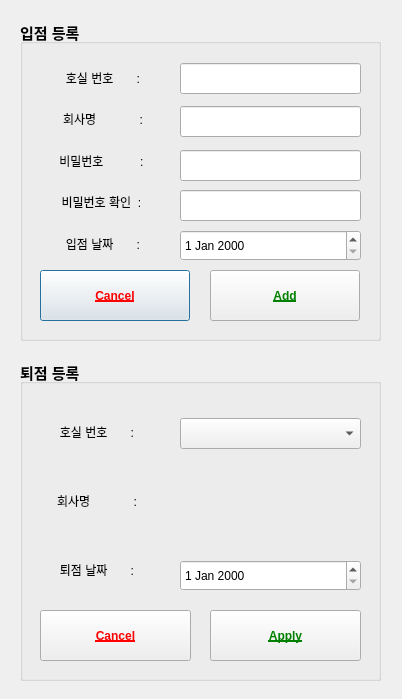
<?xml version="1.0" encoding="UTF-8"?>
<ui version="4.0">
 <class>Dialog</class>
 <widget class="QDialog" name="Dialog">
  <property name="geometry">
   <rect>
    <x>0</x>
    <y>0</y>
    <width>402</width>
    <height>699</height>
   </rect>
  </property>
  <property name="font">
   <font>
    <pointsize>11</pointsize>
    <weight>75</weight>
    <bold>true</bold>
   </font>
  </property>
  <property name="windowTitle">
   <string>Dialog</string>
  </property>
  <widget class="QGroupBox" name="groupBox">
   <property name="geometry">
    <rect>
     <x>20</x>
     <y>20</y>
     <width>361</width>
     <height>321</height>
    </rect>
   </property>
   <property name="styleSheet">
    <string notr="true">QPushButton { color: red;    font-weight: bold;}</string>
   </property>
   <property name="title">
    <string>입점 등록</string>
   </property>
   <property name="checkable">
    <bool>false</bool>
   </property>
   <widget class="QPushButton" name="cancel_bt">
    <property name="geometry">
     <rect>
      <x>20</x>
      <y>250</y>
      <width>150</width>
      <height>51</height>
     </rect>
    </property>
    <property name="font">
     <font>
      <weight>75</weight>
      <bold>true</bold>
      <underline>true</underline>
     </font>
    </property>
    <property name="styleSheet">
     <string notr="true">QLabel {
    color: red;
    font-weight: bold;
}</string>
    </property>
    <property name="text">
     <string>Cancel</string>
    </property>
   </widget>
   <widget class="QPushButton" name="addBtn">
    <property name="geometry">
     <rect>
      <x>190</x>
      <y>250</y>
      <width>150</width>
      <height>51</height>
     </rect>
    </property>
    <property name="font">
     <font>
      <weight>75</weight>
      <bold>true</bold>
      <underline>true</underline>
     </font>
    </property>
    <property name="styleSheet">
     <string notr="true">QPushButton {
    color: green;
    font-weight: bold;
}</string>
    </property>
    <property name="text">
     <string>Add</string>
    </property>
    <property name="checkable">
     <bool>false</bool>
    </property>
    <property name="checked">
     <bool>false</bool>
    </property>
    <property name="autoRepeat">
     <bool>false</bool>
    </property>
    <property name="autoExclusive">
     <bool>false</bool>
    </property>
   </widget>
   <widget class="QLineEdit" name="officeNum">
    <property name="geometry">
     <rect>
      <x>160</x>
      <y>43</y>
      <width>181</width>
      <height>31</height>
     </rect>
    </property>
   </widget>
   <widget class="QLineEdit" name="password">
    <property name="geometry">
     <rect>
      <x>160</x>
      <y>130</y>
      <width>181</width>
      <height>31</height>
     </rect>
    </property>
   </widget>
   <widget class="QWidget" name="layoutWidget">
    <property name="geometry">
     <rect>
      <x>20</x>
      <y>40</y>
      <width>126</width>
      <height>201</height>
     </rect>
    </property>
    <layout class="QVBoxLayout" name="verticalLayout">
     <item>
      <widget class="QLabel" name="label_5">
       <property name="text">
        <string>호실 번호       :</string>
       </property>
       <property name="alignment">
        <set>Qt::AlignCenter</set>
       </property>
      </widget>
     </item>
     <item>
      <widget class="QLabel" name="label_8">
       <property name="text">
        <string>회사명             :</string>
       </property>
       <property name="alignment">
        <set>Qt::AlignCenter</set>
       </property>
      </widget>
     </item>
     <item>
      <widget class="QLabel" name="label_6">
       <property name="text">
        <string>비밀번호           : </string>
       </property>
       <property name="alignment">
        <set>Qt::AlignCenter</set>
       </property>
      </widget>
     </item>
     <item>
      <widget class="QLabel" name="label_15">
       <property name="text">
        <string>비밀번호 확인  : </string>
       </property>
       <property name="alignment">
        <set>Qt::AlignCenter</set>
       </property>
      </widget>
     </item>
     <item>
      <widget class="QLabel" name="label_9">
       <property name="text">
        <string>입점 날짜       :</string>
       </property>
       <property name="alignment">
        <set>Qt::AlignCenter</set>
       </property>
      </widget>
     </item>
    </layout>
   </widget>
   <widget class="QDateEdit" name="openDate">
    <property name="geometry">
     <rect>
      <x>160</x>
      <y>210</y>
      <width>181</width>
      <height>31</height>
     </rect>
    </property>
   </widget>
   <widget class="QLineEdit" name="companyName">
    <property name="geometry">
     <rect>
      <x>160</x>
      <y>86</y>
      <width>181</width>
      <height>31</height>
     </rect>
    </property>
   </widget>
   <widget class="QLineEdit" name="passwordCheck">
    <property name="geometry">
     <rect>
      <x>160</x>
      <y>170</y>
      <width>181</width>
      <height>31</height>
     </rect>
    </property>
   </widget>
  </widget>
  <widget class="QGroupBox" name="groupBox_2">
   <property name="geometry">
    <rect>
     <x>20</x>
     <y>360</y>
     <width>361</width>
     <height>321</height>
    </rect>
   </property>
   <property name="font">
    <font>
     <pointsize>11</pointsize>
     <weight>75</weight>
     <bold>true</bold>
    </font>
   </property>
   <property name="styleSheet">
    <string notr="true">QPushButton { color: red;    font-weight: bold;}</string>
   </property>
   <property name="title">
    <string>퇴점 등록</string>
   </property>
   <property name="checkable">
    <bool>false</bool>
   </property>
   <widget class="QPushButton" name="cancel_bt_3">
    <property name="geometry">
     <rect>
      <x>20</x>
      <y>250</y>
      <width>151</width>
      <height>51</height>
     </rect>
    </property>
    <property name="font">
     <font>
      <weight>75</weight>
      <bold>true</bold>
      <underline>true</underline>
     </font>
    </property>
    <property name="styleSheet">
     <string notr="true">QLabel {
    color: red;
    font-weight: bold;
}</string>
    </property>
    <property name="text">
     <string>Cancel</string>
    </property>
   </widget>
   <widget class="QPushButton" name="applyBtn">
    <property name="geometry">
     <rect>
      <x>190</x>
      <y>250</y>
      <width>151</width>
      <height>51</height>
     </rect>
    </property>
    <property name="font">
     <font>
      <weight>75</weight>
      <bold>true</bold>
      <underline>true</underline>
     </font>
    </property>
    <property name="styleSheet">
     <string notr="true">QPushButton {
    color: green;
    font-weight: bold;
}</string>
    </property>
    <property name="text">
     <string>Apply</string>
    </property>
    <property name="checkable">
     <bool>false</bool>
    </property>
    <property name="checked">
     <bool>false</bool>
    </property>
    <property name="autoRepeat">
     <bool>false</bool>
    </property>
    <property name="autoExclusive">
     <bool>false</bool>
    </property>
   </widget>
   <widget class="QDateEdit" name="closeDate">
    <property name="geometry">
     <rect>
      <x>160</x>
      <y>200</y>
      <width>181</width>
      <height>31</height>
     </rect>
    </property>
   </widget>
   <widget class="QComboBox" name="officeNumCBX">
    <property name="geometry">
     <rect>
      <x>160</x>
      <y>58</y>
      <width>181</width>
      <height>31</height>
     </rect>
    </property>
   </widget>
   <widget class="QWidget" name="layoutWidget_3">
    <property name="geometry">
     <rect>
      <x>20</x>
      <y>40</y>
      <width>114</width>
      <height>201</height>
     </rect>
    </property>
    <layout class="QVBoxLayout" name="verticalLayout_3">
     <item>
      <widget class="QLabel" name="label_13">
       <property name="text">
        <string>호실 번호       :</string>
       </property>
       <property name="alignment">
        <set>Qt::AlignCenter</set>
       </property>
      </widget>
     </item>
     <item>
      <widget class="QLabel" name="label_14">
       <property name="text">
        <string>회사명             :</string>
       </property>
       <property name="alignment">
        <set>Qt::AlignCenter</set>
       </property>
      </widget>
     </item>
     <item>
      <widget class="QLabel" name="label_16">
       <property name="text">
        <string>퇴점 날짜       :</string>
       </property>
       <property name="alignment">
        <set>Qt::AlignCenter</set>
       </property>
      </widget>
     </item>
    </layout>
   </widget>
   <widget class="QLabel" name="companyLabel">
    <property name="geometry">
     <rect>
      <x>160</x>
      <y>130</y>
      <width>180</width>
      <height>31</height>
     </rect>
    </property>
    <property name="text">
     <string/>
    </property>
    <property name="alignment">
     <set>Qt::AlignRight|Qt::AlignTrailing|Qt::AlignVCenter</set>
    </property>
   </widget>
  </widget>
 </widget>
 <resources/>
 <connections/>
</ui>
